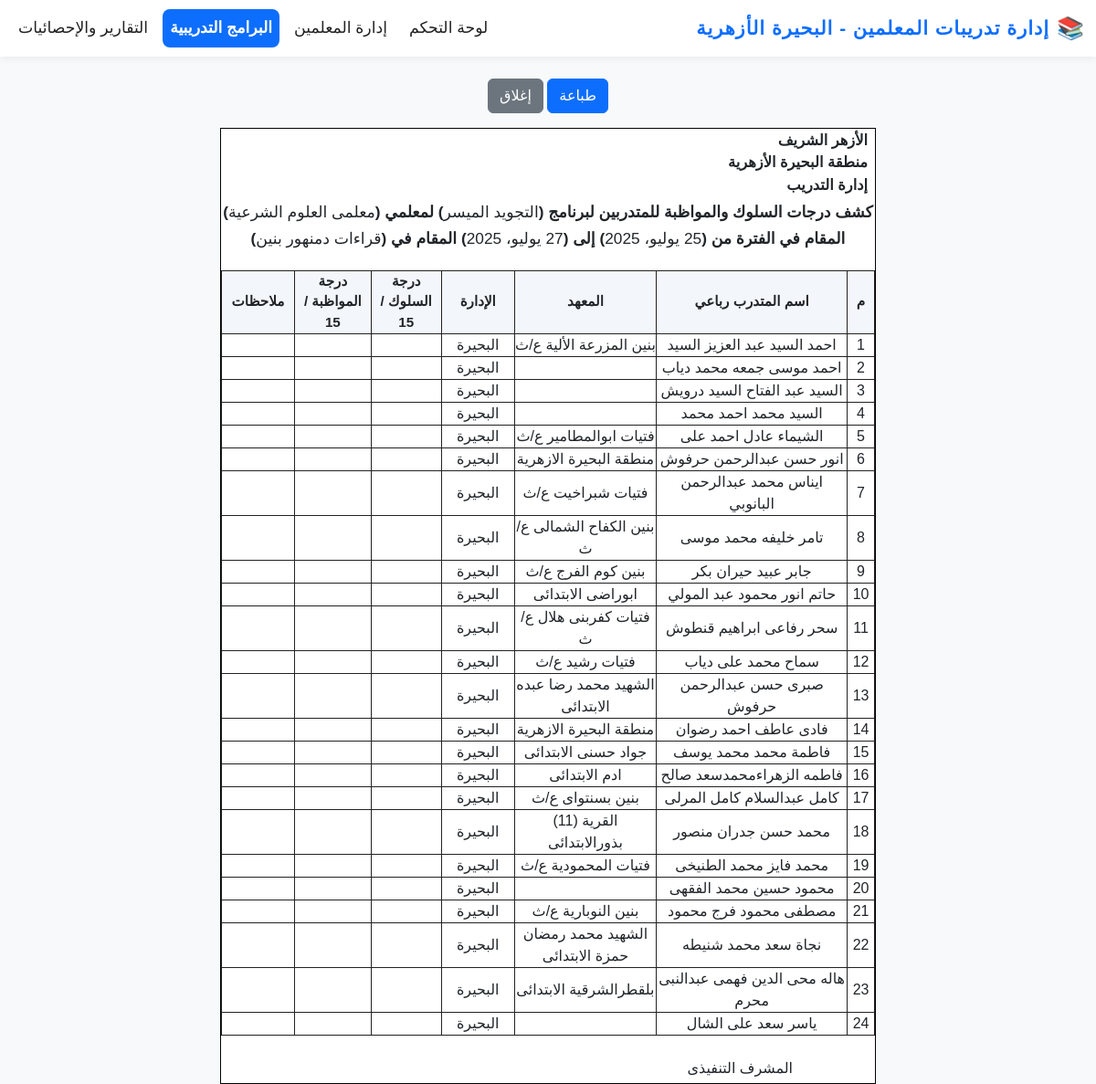
The app's page /programs/2/behavior_sheet/print/ with its own data.
### bahira_training/models.py (models this page shows, shortened)
class TrainingProgram(models.Model):
    name = models.CharField(max_length=255, verbose_name="اسم البرنامج التدريبي")
    target_group = models.CharField(max_length=100, verbose_name="الفئة المستهدفة")
    stage = models.CharField(max_length=50, verbose_name="المرحلة التعليمية")
    start_date = models.DateField(verbose_name="تاريخ بداية التدريب")
    end_date = models.DateField(verbose_name="تاريخ نهاية التدريب")
    location = models.CharField(max_length=255, verbose_name="مكان إقامة البرنامج التدريبي", null=True, blank=True)
    room_number = models.CharField(max_length=50, verbose_name="رقم القاعة", null=True, blank=True)

class Teacher(models.Model):
    name = models.CharField(max_length=255, verbose_name="اسم المعلم")
    national_id = models.CharField(max_length=20, unique=True, verbose_name="الرقم القومي")
    record_number = models.CharField(max_length=20, unique=True, verbose_name="رقم السجل")
    subject = models.CharField(max_length=100, verbose_name="المادة")
    stage = models.CharField(max_length=50, verbose_name="المرحلة التعليمية")
    region = models.CharField(max_length=100, verbose_name="المنطقة", null=True, blank=True)
    administration = models.CharField(max_length=100, verbose_name="الإدارة", null=True, blank=True)
    institute = models.CharField(max_length=100, verbose_name="المعهد", null=True, blank=True)
    job_grade = models.CharField(max_length=100, verbose_name="الدرجة الوظيفية", null=True, blank=True)

### bahira_training/views.py (the view)
# urls.py: path('programs/<int:pk>/behavior_sheet/print/', views.behavior_sheet_print, name='behavior_sheet_print'),
def behavior_sheet_print(request, pk):
    program = get_object_or_404(TrainingProgram, pk=pk)
    enrollments = Enrollment.objects.filter(training_program=program).select_related('teacher').order_by('teacher__name')
    teachers = [e.teacher for e in enrollments]
    for t in teachers:
        t.behavior_score = getattr(t, 'behavior_score', '')
        t.commitment_score = getattr(t, 'commitment_score', '')
        t.behavior_note = getattr(t, 'behavior_note', '')
    empty_rows = []
    pages = [(teachers, empty_rows)]
    return render(request, 'programs/behavior_sheet_print.html', {
        'program': program,
        'pages': pages,
    })

### templates/programs/behavior_sheet_print.html (shortened to what this page needs)
{% extends "base.html" %}
{% block content %}
<div class="no-print mb-3 text-center">
    <button onclick="window.print()" class="btn btn-primary">طباعة</button>
    <a href="javascript:window.close()" class="btn btn-secondary">إغلاق</a>
</div>
<div class="behavior-sheet">
    <div class="behavior-header-right">
        الأزهر الشريف<br>
        منطقة البحيرة الأزهرية<br>
        إدارة التدريب
    </div>
    <div class="behavior-title-center">
        كشف درجات السلوك والمواظبة للمتدربين لبرنامج (<span style="font-weight:normal">{{ program.name }}</span>) لمعلمي (<span style="font-weight:normal">{{ program.target_group }}</span>) المقام في الفترة من (<span style="font-weight:normal">{{ program.start_date }}</span>) إلى (<span style="font-weight:normal">{{ program.end_date }}</span>) المقام في (<span style="font-weight:normal">{{ program.location|default:'-' }}</span>)
    </div>
    <table class="behavior-table">
        <thead>
            <tr>
                <th style="min-width: 30px;">م</th>
                <th style="min-width: 180px;">اسم المتدرب رباعي</th>
                <th style="min-width: 80px;">المعهد</th>
                <th style="min-width: 80px;">الإدارة</th>
                <th style="min-width: 40px;">درجة السلوك / 15</th>
                <th style="min-width: 40px;">درجة المواظبة / 15</th>
                <th style="min-width: 80px;">ملاحظات</th>
            </tr>
        </thead>
        <tbody>
            {% for teacher in pages.0.0 %}
            <tr>
                <td>{{ forloop.counter }}</td>
                <td>{{ teacher.name }}</td>
                <td>{{ teacher.institute }}</td>
                <td>{{ teacher.region }}</td>
                <td>{{ teacher.behavior_score }}</td>
                <td>{{ teacher.commitment_score }}</td>
                <td>{{ teacher.behavior_note }}</td>
            </tr>
            {% endfor %}
        </tbody>
    </table>
    <div style="width:100%; margin-top:1.5rem; display: flex; flex-direction: column; align-items: center;">
        <div style="text-align:right; width:100%; display:flex; justify-content:right; padding-right: 90px;">المشرف التنفيذى</div>
    </div>
</div>
{% endblock %}

### templates/base.html (style rules this page uses)
body { font-family: 'Cairo', Tahoma, Arial, sans-serif; background: #f8f9fa; }

### templates/programs/behavior_sheet_print.html (style rules this page uses)
.behavior-sheet { background: #fff; width: 19cm; min-width: 19cm; max-width: 19cm; height: 27.7cm; min-height: 27.7cm; max-height: 27.7cm; margin: 0 auto; box-sizing: border-box; border: 1.5px solid #000; padding: 0; position: relative; overflow: hidden; }
.behavior-header-right { text-align: right; font-weight: bold; font-size: 1.02rem; line-height: 1.5; margin-bottom: 0.2rem; margin-right: 0.5rem; }
.behavior-title-center { text-align: center; font-size: 1.08rem; font-weight: bold; margin-bottom: 1.2rem; margin-top: 0.2rem; line-height: 1.7; }
.behavior-table th, .behavior-table td { border: 1px solid #222; text-align: center; }
.behavior-table th { background: #f3f6fa; font-size: 0.95em; }
.behavior-table td, .behavior-table th { padding: 0 !important; }

### records on screen
TrainingProgram: name "التجويد الميسر", target_group "معلمى العلوم الشرعية", start_date "25 يوليو، 2025", end_date "27 يوليو، 2025", location "قراءات دمنهور بنين"
Teacher: name "احمد السيد عبد العزيز السيد", institute "بنين المزرعة الألية ع/ث", region "البحيرة"
Teacher: name "احمد موسى جمعه محمد دياب", region "البحيرة"
Teacher: name "السيد عبد الفتاح السيد درويش", region "البحيرة"
Teacher: name "السيد محمد احمد محمد", region "البحيرة"
Teacher: name "الشيماء عادل احمد على", institute "فتيات ابوالمطامير ع/ث", region "البحيرة"
Teacher: name "تامر خليفه محمد موسى", institute "بنين الكفاح الشمالى ع/ ث", region "البحيرة"
Teacher: name "جابر عبيد حيران بكر", institute "بنين كوم الفرج ع/ث", region "البحيرة"
Teacher: name "حاتم انور محمود عبد المولي", institute "ابوراضى الابتدائى", region "البحيرة"
Teacher: name "سحر رفاعى ابراهيم قنطوش", institute "فتيات كفربنى هلال ع/ث", region "البحيرة"
Teacher: name "سماح محمد على دياب", institute "فتيات رشيد ع/ث", region "البحيرة"
Teacher: name "صبرى حسن عبدالرحمن حرفوش", institute "الشهيد محمد رضا عبده الابتدائى", region "البحيرة"
Teacher: name "فاطمة محمد محمد يوسف", institute "جواد حسنى الابتدائى", region "البحيرة"
Teacher: name "فاطمه الزهراءمحمدسعد صالح", institute "ادم الابتدائى", region "البحيرة"
Teacher: name "كامل عبدالسلام كامل المرلى", institute "بنين بسنتواى ع/ث", region "البحيرة"
Teacher: name "محمد حسن جدران منصور", institute "القرية (11) بذورالابتدائى", region "البحيرة"
Teacher: name "محمد فايز محمد الطنيخى", institute "فتيات المحمودية ع/ث", region "البحيرة"
Teacher: name "محمود حسين محمد الفقهى", region "البحيرة"
Teacher: name "مصطفى محمود فرج محمود", institute "بنين النوبارية ع/ث", region "البحيرة"
Teacher: name "هاله محى الدين فهمى عبدالنبى محرم", institute "بلقطرالشرقية الابتدائى", region "البحيرة"
Teacher: name "ياسر سعد على الشال", region "البحيرة"
